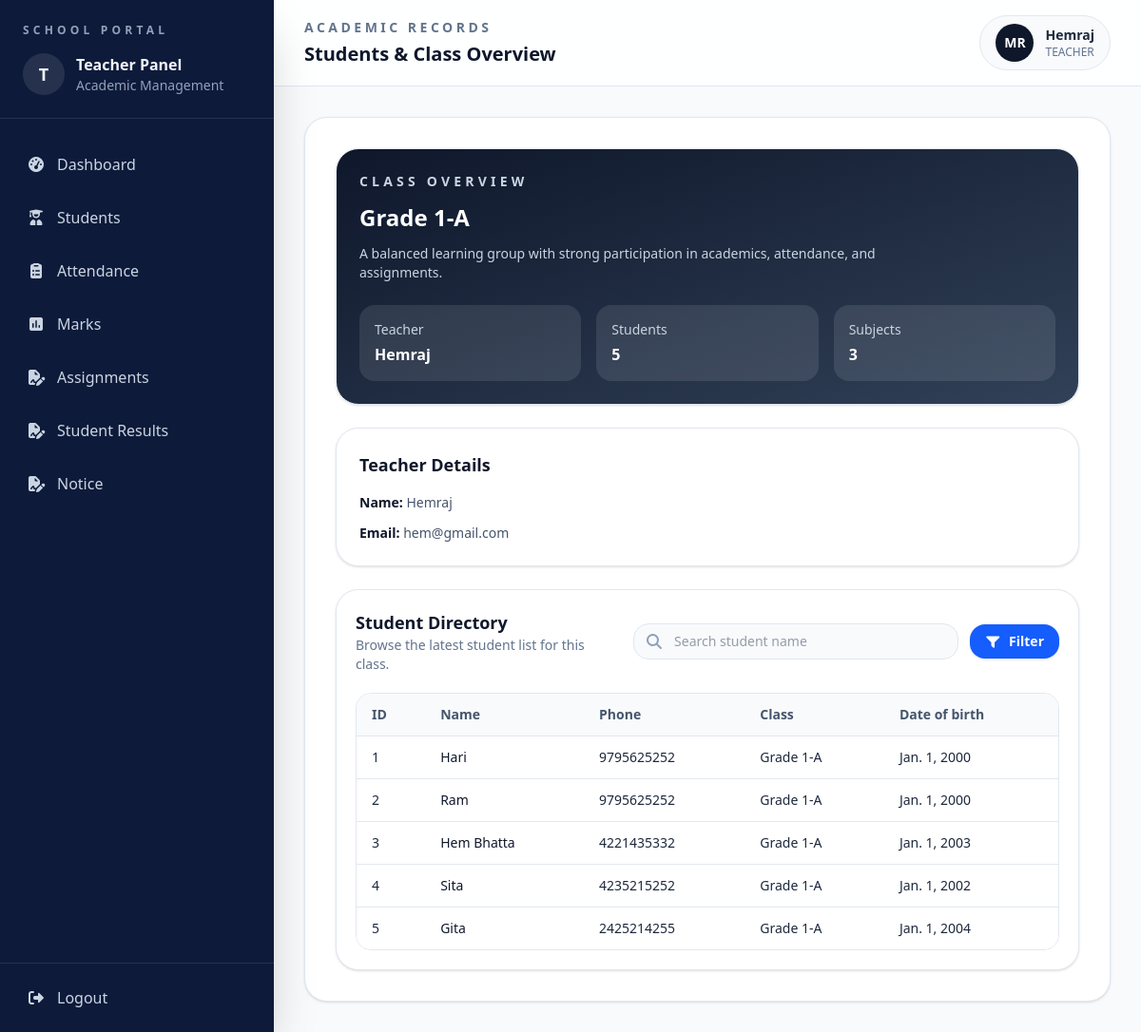
Before: /students/list/ (signed in) with the older database file.
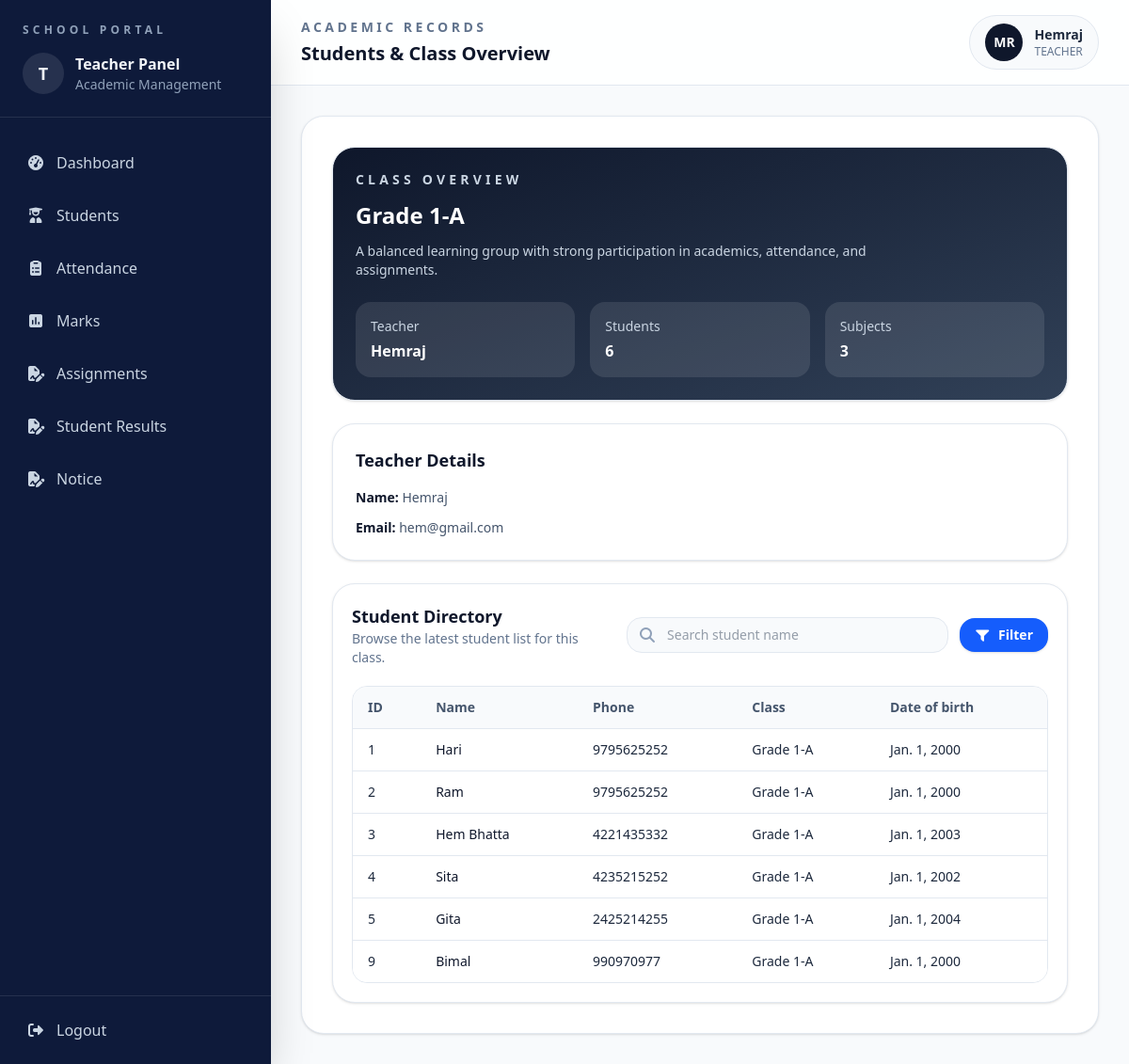
After: the same page with the newer database file.
### students/models.py (models this page shows, shortened)
class Student(models.Model):
    name = models.CharField(max_length=50)
    classroom = models.ForeignKey(
        ClassRoom, on_delete=models.CASCADE, related_name="students"
    )
    address = models.TextField(blank=True, null=True)
    phone = models.CharField(max_length=10, blank=True)
    date_of_birth = models.DateField(default="2000-01-01")

class ClassRoom(models.Model):
    name = models.CharField(max_length=50)
    section = models.CharField(max_length=10)
    teacher = models.ForeignKey(
        User, on_delete=models.SET_NULL, null=True, limit_choices_to={"role": "TEACHER"}
    )
    def __str__(self):
        return f"{self.name}-{self.section}"

### students/views.py (the view)
# urls.py: path("list/", views.student, name="student"),
def student(request):
    classroom = ClassRoom.objects.filter(
        teacher=request.user
    ).first()
    students = Student.objects.none()
    if classroom:
        students = Student.objects.filter(
            classroom=classroom
        )
    search = request.GET.get("search", "").strip()
    if search:
        students = students.filter(
            name__icontains=search
        )
    if classroom:
        student_count = Student.objects.filter(
            classroom=classroom
        ).count()
        subject_count = Subject.objects.filter(
            classroom=classroom
        ).count()
    else:
        student_count = 0
        subject_count = 0
    context = {
        "classroom": classroom,
        "students": students,
        "student_count": student_count,
        "subject_count": subject_count,
        "search": search,
    }
    return render(request, "students/student_list.html", context)

### students/templates/students/student_list.html (shortened to what the changed rows need)
{% extends 'base.html' %}
{% block page_title %}Students & Class Overview{% endblock %}
{% block content %}
<div class="space-y-6">
  <section class="grid gap-6 xl:grid-cols-[1.3fr_0.7fr]">
    <div class="rounded-3xl border border-slate-200 bg-gradient-to-br from-slate-900 to-slate-700 p-6 text-white shadow-sm">
      <h2 class="mt-3 text-2xl font-semibold">
        Grade {{ classroom }}
      </h2>
      <div class="mt-6 grid gap-4 sm:grid-cols-3">
        <div class="rounded-2xl bg-white/10 p-4">
          <p class="text-sm text-slate-300">Students</p>
          <p class="mt-1 font-semibold">
            {{ student_count }}
          </p>
        </div>
      </div>
    </div>
  </section>
  <section class="rounded-3xl border border-slate-200 bg-white p-5 shadow-sm">
    <div class="mt-5 overflow-hidden rounded-2xl border border-slate-200">
      <table class="min-w-full divide-y divide-slate-200 text-left text-sm">
        <thead class="bg-slate-50 text-slate-600">
          <tr>
            <th class="px-4 py-3 font-semibold">ID</th>
            <th class="px-4 py-3 font-semibold">Name</th>
            <th class="px-4 py-3 font-semibold">Phone</th>
            <th class="px-4 py-3 font-semibold">Class</th>
            <th class="px-4 py-3 font-semibold">Date of birth</th>
          </tr>
        </thead>
        <tbody class="divide-y divide-slate-200 bg-white">
          {% for student in students %}
          <tr class="transition hover:bg-slate-50">
            <td class="px-4 py-3">
              {{ student.id }}
            </td>
            <td class="px-4 py-3 font-medium text-slate-900">
              {{ student.name|capfirst }}
            </td>
            <td class="px-4 py-3">
              {{ student.phone }}
            </td>
            <td class="px-4 py-3">
              Grade {{ student.classroom }}
            </td>
            <td class="px-4 py-3">
              {{ student.date_of_birth }}
            </td>
          </tr>
          {% endfor %}
        </tbody>
      </table>
    </div>
  </section>
</div>
{% endblock %}

Changed rows visible on the page:
added Student: id "9", name "Bimal", phone "990970977", classroom "1-A", date_of_birth "Jan. 1, 2000"
Other visible differences:
{{ student_count }}: "5" → "6"
